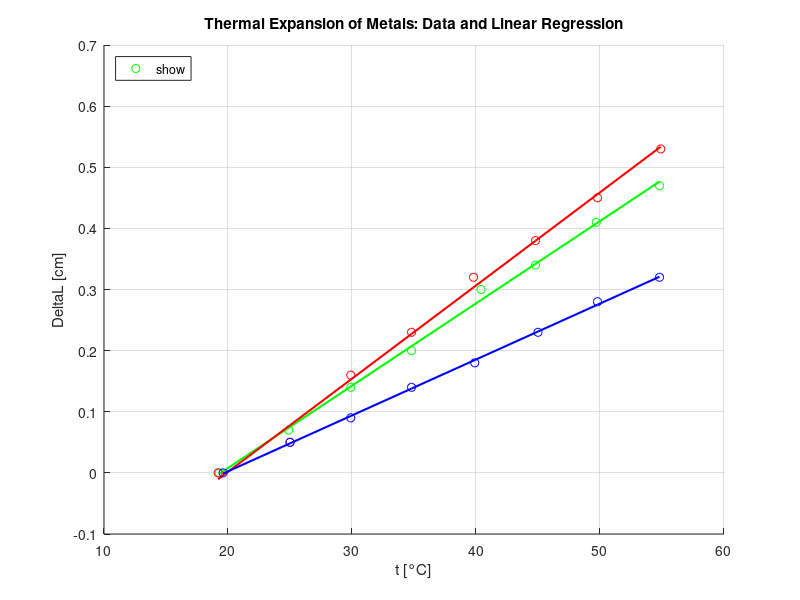

This figure's MATLAB source:
clearvars;
close all;
clc;

T_copper = [19.3, 24.9, 29.9, 34.8, 40.4, 44.8, 49.7, 54.8];
dL_copper = [0.00, 0.07, 0.14, 0.20, 0.30, 0.34, 0.41, 0.47];
T_brass = [19.2, 25.0, 29.9, 34.8, 39.8, 44.8, 49.8, 54.9];
dL_brass = [0.00, 0.05, 0.16, 0.23, 0.32, 0.38, 0.45, 0.53];
T_steel = [19.6, 25.0, 29.9, 34.8, 39.9, 45.0, 49.8, 54.8];
dL_steel = [0.00, 0.05, 0.09, 0.14, 0.18, 0.23, 0.28, 0.32];

coef_copper = polyfit(T_copper, dL_copper, 1);
dL_fit_copper = polyval(coef_copper, T_copper);
fprintf('Copper fit: dL = %.4f * T + %.4f\n', coef_copper(1), coef_copper(2));

coef_brass = polyfit(T_brass, dL_brass, 1);
dL_fit_brass = polyval(coef_brass, T_brass);
fprintf('Brass fit: dL = %.4f * T + %.4f\n', coef_brass(1), coef_brass(2));

coef_steel = polyfit(T_steel, dL_steel, 1);
dL_fit_steel = polyval(coef_steel, T_steel);
fprintf('Steel fit: dL = %.4f * T + %.4f\n', coef_steel(1), coef_steel(2));


figure;
hold on; 

plot(T_copper, dL_copper, 'go', 'DisplayName', 'Copper Data');
plot(T_copper, dL_fit_copper, 'g-', 'LineWidth', 1.5, 'DisplayName', 'Copper Fit');

plot(T_brass, dL_brass, 'ro', 'DisplayName', 'Brass Data');
plot(T_brass, dL_fit_brass, 'r-', 'LineWidth', 1.5, 'DisplayName', 'Brass Fit');

plot(T_steel, dL_steel, 'bo', 'DisplayName', 'Steel Data');
plot(T_steel, dL_fit_steel, 'b-', 'LineWidth', 1.5, 'DisplayName', 'Steel Fit');
xlabel("t [°C]");
ylabel("\DeltaL [cm]");
title("Thermal Expansion of Metals: Data and Linear Regression");
legend('show', 'Location', 'northwest');
grid on;
hold off;